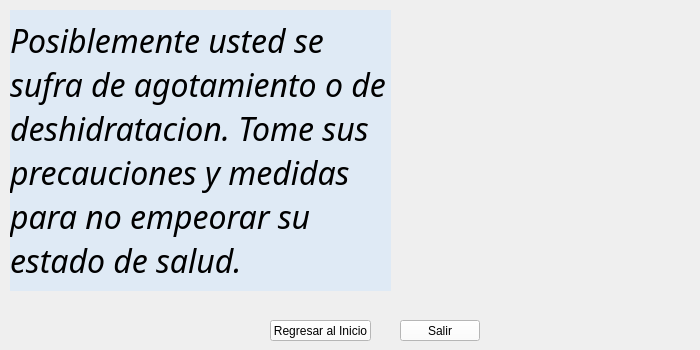
        <widget class="QWidget" name="q15">
         <widget class="QPushButton" name="regresarQ15">
          <property name="geometry">
           <rect>
            <x>270</x>
            <y>320</y>
            <width>101</width>
            <height>21</height>
           </rect>
          </property>
          <property name="styleSheet">
           <string notr="true">color: rgb(0, 0, 0);
background-color: rgb(255, 255, 255);</string>
          </property>
          <property name="text">
           <string>Regresar al Inicio</string>
          </property>
         </widget>
         <widget class="QPushButton" name="salirQ15">
          <property name="geometry">
           <rect>
            <x>400</x>
            <y>320</y>
            <width>80</width>
            <height>21</height>
           </rect>
          </property>
          <property name="styleSheet">
           <string notr="true">color: rgb(0, 0, 0);
background-color: rgb(255, 255, 255);</string>
          </property>
          <property name="text">
           <string>Salir</string>
          </property>
         </widget>
         <widget class="QLabel" name="pregunta_16">
          <property name="geometry">
           <rect>
            <x>10</x>
            <y>10</y>
            <width>381</width>
            <height>281</height>
           </rect>
          </property>
          <property name="font">
           <font>
            <family>Corbel</family>
            <pointsize>24</pointsize>
            <weight>9</weight>
            <italic>true</italic>
            <bold>false</bold>
           </font>
          </property>
          <property name="styleSheet">
           <string notr="true">color: rgb(0, 0, 0);
font: 75 italic 24pt &quot;Corbel&quot;;
background-color: rgba(199, 227, 255, 100);</string>
          </property>
          <property name="text">
           <string>Posiblemente usted se sufra de agotamiento o de deshidratacion. Tome sus precauciones y medidas para no empeorar su estado de salud.</string>
          </property>
          <property name="wordWrap">
           <bool>true</bool>
          </property>
         </widget>
         <widget class="QLabel" name="imagen_16">
          <property name="geometry">
           <rect>
            <x>410</x>
            <y>10</y>
            <width>281</width>
            <height>281</height>
           </rect>
          </property>
          <property name="text">
           <string/>
          </property>
          <property name="pixmap">
           <pixmap resource="Imagenes.qrc">:/imgs/cansado.png</pixmap>
          </property>
          <property name="scaledContents">
           <bool>true</bool>
          </property>
         </widget>
        </widget>
